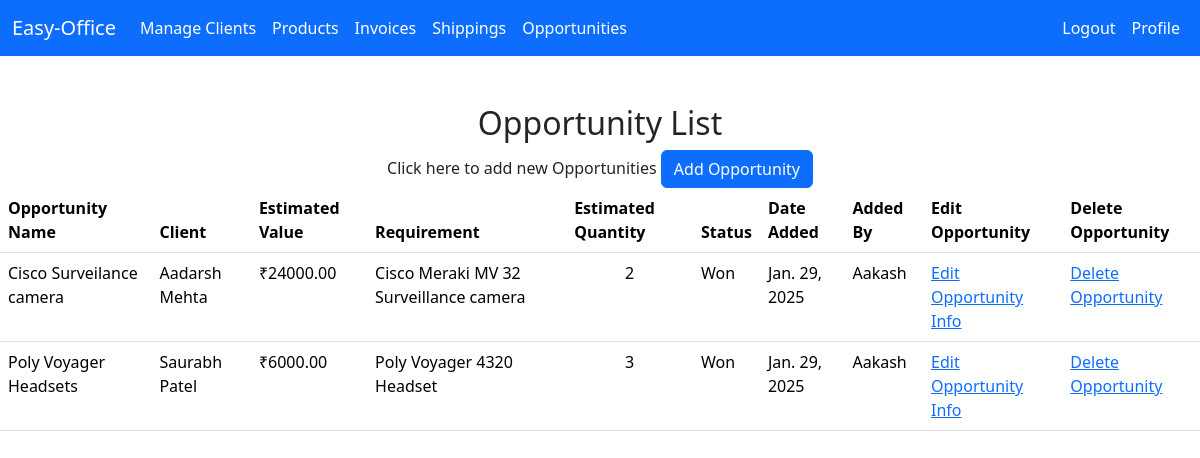
The page /opportunities (signed in) on the database its author committed.
### crm/models.py (models this page shows, shortened)
class Opportunity(models.Model):
    STATUS_CHOICES=[('Open','Open'),
                    ('Won','Won'),
                    ('Lost','Lost'),
                    ]
    client=models.ForeignKey(Client,on_delete=models.CASCADE)
    opportunity_name=models.CharField(max_length=255)
    estimated_value=models.DecimalField(max_digits=10,decimal_places=2)
    requirement=models.ForeignKey(Product,on_delete=models.CASCADE,related_name='requirements')
    estimated_qty=models.IntegerField()
    status=models.CharField(max_length=10,choices=STATUS_CHOICES)
    added_by=models.ForeignKey(User, on_delete=models.CASCADE,null=True,blank=True)
    date_added=models.DateField(auto_now_add=True,null=True,blank=True)

class Client(models.Model):
    name=models.CharField(max_length=255)
    company=models.CharField(max_length=250)
    email=models.EmailField()
    phone=models.CharField(max_length=15)
    address=models.TextField()
    date_added=models.DateField(auto_now_add=True,null=True,blank=True)
    added_by=models.ForeignKey(User, on_delete=models.CASCADE,null=True,blank=True)

class Product(models.Model):
    product_name=models.CharField(max_length=150)
    cost_price=models.DecimalField(max_digits=10,decimal_places=2)
    product_qty=models.IntegerField()
    previous_qty = models.IntegerField(default=0)
    added_by=models.ForeignKey(User, on_delete=models.CASCADE,null=True,blank=True)

### crm/views.py (the view)
# urls.py: path('opportunities',views.opportunities_view,name='opportunities'),
@login_required
def opportunities_view(request):
    user=request.user
    if user.groups.filter(name='Sales Manager').exists() or user.groups.filter(name='Accounts').exists():
        opportunities=Opportunity.objects.all()
    elif user.groups.filter(name='Sales').exists():
        opportunities=Opportunity.objects.filter(added_by=user)
    else:
        opportunities=Opportunity.objects.none()
    opportunity_count=len(Opportunity.objects.all())
    return render(request,"crm/opportunities.html",{'Opportunities':opportunities,'opportunity_Count':opportunity_count})

### crm/templates/crm/opportunities.html
{% extends "crm/base.html" %}
{% block content %}
<div class="container mt-5">
    <div class="row">
        <div class="col text-center">
          <h2 style="text-align: center;">Opportunity List</h2>
            <p style="display: inline;">
               Click here to add new Opportunities
              <a href="{% url 'add_opportunity' %}">
                  <button type="button" class="btn btn-primary">Add Opportunity</button>
              </a>
          </p>
        </div>
    </div>
  </div>
<table class="table table-hover">
    <thead>
        <tr>
            <th scope="col">Opportunity Name</th>
            <th scope="col">Client</th>
            <th scope="col">Estimated Value</th>
            <th scope="col">Requirement</th>
            <th scope="col">Estimated Quantity</th>
            <th scope="col">Status</th>
            <th scope="col">Date Added</th>
            <th scope="col">Added By</th>
            <th scope="col">Edit Opportunity</th>
            <th scope="col">Delete Opportunity</th>
        </tr>
    </thead>
    <tbody>
        {% for opportunity in Opportunities %}
        <tr>
            <td>{{ opportunity.opportunity_name }}</td>
            <td>{{ opportunity.client.name }}</td>
            <td>₹{{ opportunity.estimated_value }}</td>
            <td>{{ opportunity.requirement.product_name }}</td>
            <td style="text-align: center;">{{ opportunity.estimated_qty }}</td>
            <td>{{ opportunity.status }}</td>
            <td>{{ opportunity.date_added }}</td>
            <td>{{ opportunity.added_by}}</td>
            <td>
                <a href="{% url 'edit_opportunity' opportunity.id %}">Edit Opportunity Info</a>
              </td>
              <td>
                <a href="{% url 'delete_opportunity' opportunity.id %}">Delete Opportunity</a>
              </td>
        </tr>
        {% empty %}
        <tr>
            <td colspan="6" class="text-center">No opportunities available</td>
        </tr>
        {% endfor %}
    </tbody>
</table>
{% endblock %}

### rows shown on the page
Opportunity: opportunity_name "Cisco Surveilance camera", client.name "Aadarsh Mehta", estimated_value "24000.00", requirement.product_name "Cisco Meraki MV 32 Surveillance camera", estimated_qty "2", status "Won", date_added "Jan. 29, 2025", added_by "Aakash"
Opportunity: opportunity_name "Poly Voyager Headsets", client.name "Saurabh Patel", estimated_value "6000.00", requirement.product_name "Poly Voyager 4320 Headset", estimated_qty "3", status "Won", date_added "Jan. 29, 2025", added_by "Aakash"
